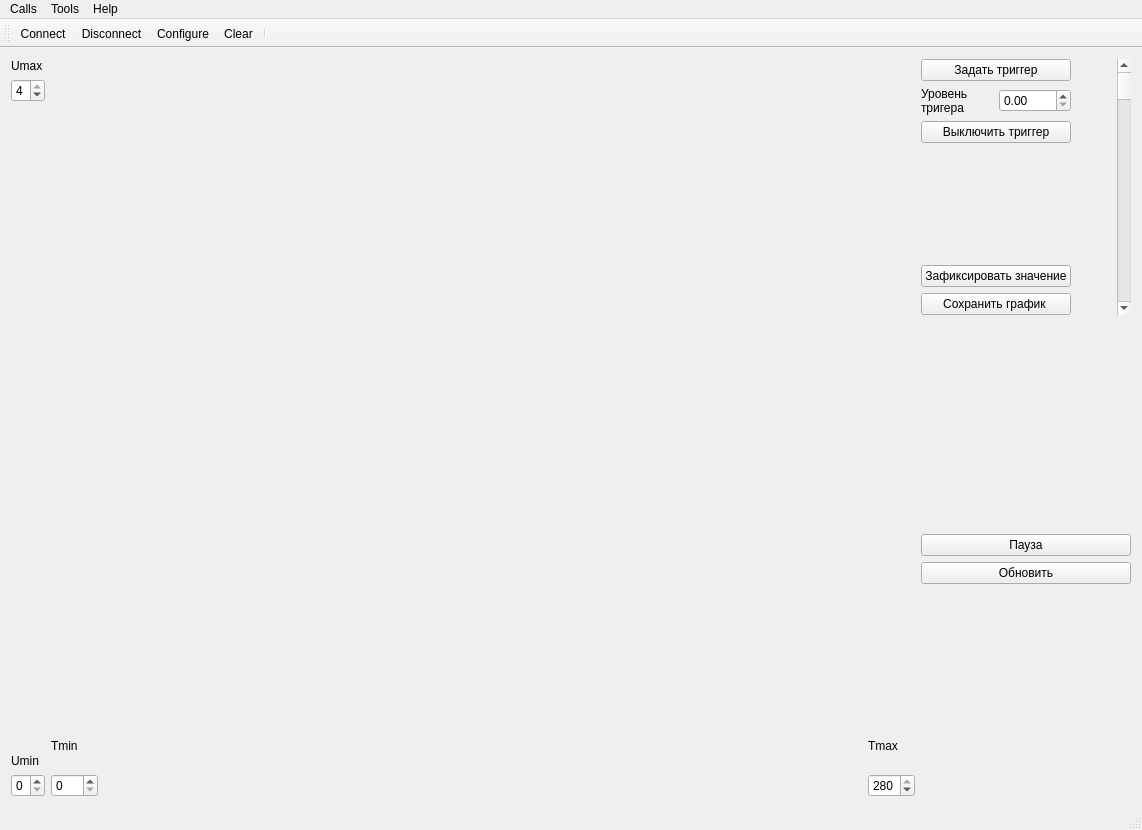
<?xml version="1.0" encoding="UTF-8"?>
<ui version="4.0">
 <class>MainWindow</class>
 <widget class="QMainWindow" name="MainWindow">
  <property name="geometry">
   <rect>
    <x>0</x>
    <y>0</y>
    <width>1142</width>
    <height>830</height>
   </rect>
  </property>
  <property name="minimumSize">
   <size>
    <width>1142</width>
    <height>0</height>
   </size>
  </property>
  <property name="maximumSize">
   <size>
    <width>1496</width>
    <height>1053</height>
   </size>
  </property>
  <property name="windowTitle">
   <string>Simple oscilloscope  </string>
  </property>
  <widget class="QWidget" name="centralWidget">
   <layout class="QHBoxLayout" name="horizontalLayout_4">
    <item>
     <layout class="QVBoxLayout" name="verticalLayout_3">
      <item>
       <widget class="QLabel" name="label_5">
        <property name="text">
         <string>Umax</string>
        </property>
       </widget>
      </item>
      <item>
       <widget class="QSpinBox" name="spinBox_Umax">
        <property name="maximum">
         <number>4</number>
        </property>
        <property name="singleStep">
         <number>0</number>
        </property>
        <property name="value">
         <number>4</number>
        </property>
       </widget>
      </item>
      <item>
       <spacer name="verticalSpacer">
        <property name="orientation">
         <enum>Qt::Vertical</enum>
        </property>
        <property name="sizeHint" stdset="0">
         <size>
          <width>20</width>
          <height>238</height>
         </size>
        </property>
       </spacer>
      </item>
      <item>
       <widget class="QLabel" name="label_4">
        <property name="text">
         <string>Umin</string>
        </property>
       </widget>
      </item>
      <item>
       <widget class="QSpinBox" name="spinBox_Umin">
        <property name="maximum">
         <number>4</number>
        </property>
       </widget>
      </item>
     </layout>
    </item>
    <item>
     <layout class="QVBoxLayout" name="verticalLayout_4">
      <item>
       <widget class="QwtPlot" name="qwtPlot">
        <property name="minimumSize">
         <size>
          <width>820</width>
          <height>659</height>
         </size>
        </property>
       </widget>
      </item>
      <item>
       <layout class="QHBoxLayout" name="horizontalLayout">
        <item>
         <layout class="QVBoxLayout" name="verticalLayout">
          <item>
           <widget class="QLabel" name="label_2">
            <property name="text">
             <string>Tmin</string>
            </property>
           </widget>
          </item>
          <item>
           <widget class="QSpinBox" name="spinBox_Tmin">
            <property name="maximum">
             <number>200</number>
            </property>
           </widget>
          </item>
         </layout>
        </item>
        <item>
         <spacer name="horizontalSpacer">
          <property name="orientation">
           <enum>Qt::Horizontal</enum>
          </property>
          <property name="sizeHint" stdset="0">
           <size>
            <width>368</width>
            <height>20</height>
           </size>
          </property>
         </spacer>
        </item>
        <item>
         <layout class="QVBoxLayout" name="verticalLayout_2">
          <item>
           <widget class="QLabel" name="label_3">
            <property name="text">
             <string>Tmax</string>
            </property>
           </widget>
          </item>
          <item>
           <widget class="QSpinBox" name="spinBox_Tmax">
            <property name="maximum">
             <number>280</number>
            </property>
            <property name="value">
             <number>280</number>
            </property>
           </widget>
          </item>
         </layout>
        </item>
       </layout>
      </item>
     </layout>
    </item>
    <item>
     <layout class="QVBoxLayout" name="verticalLayout_7">
      <item>
       <layout class="QHBoxLayout" name="horizontalLayout_3">
        <item>
         <layout class="QVBoxLayout" name="verticalLayout_6">
          <item>
           <widget class="QPushButton" name="set_trigger">
            <property name="text">
             <string>Задать триггер</string>
            </property>
           </widget>
          </item>
          <item>
           <layout class="QHBoxLayout" name="horizontalLayout_2">
            <item>
             <widget class="QLabel" name="label">
              <property name="text">
               <string>Уровень 
тригера</string>
              </property>
              <property name="textFormat">
               <enum>Qt::AutoText</enum>
              </property>
              <property name="scaledContents">
               <bool>false</bool>
              </property>
             </widget>
            </item>
            <item>
             <widget class="QDoubleSpinBox" name="doubleSpinBox"/>
            </item>
           </layout>
          </item>
          <item>
           <widget class="QPushButton" name="delete_trigger">
            <property name="text">
             <string>Выключить триггер</string>
            </property>
           </widget>
          </item>
          <item>
           <spacer name="verticalSpacer_4">
            <property name="orientation">
             <enum>Qt::Vertical</enum>
            </property>
            <property name="sizeHint" stdset="0">
             <size>
              <width>38</width>
              <height>68</height>
             </size>
            </property>
           </spacer>
          </item>
          <item>
           <spacer name="verticalSpacer_3">
            <property name="orientation">
             <enum>Qt::Vertical</enum>
            </property>
            <property name="sizeHint" stdset="0">
             <size>
              <width>20</width>
              <height>48</height>
             </size>
            </property>
           </spacer>
          </item>
          <item>
           <widget class="QPushButton" name="stop_plot">
            <property name="text">
             <string>Зафиксировать значение</string>
            </property>
           </widget>
          </item>
          <item>
           <widget class="QPushButton" name="save_plot_in_jpeg">
            <property name="text">
             <string>Сохранить график </string>
            </property>
            <property name="checkable">
             <bool>false</bool>
            </property>
            <property name="flat">
             <bool>false</bool>
            </property>
           </widget>
          </item>
         </layout>
        </item>
        <item>
         <spacer name="horizontalSpacer_2">
          <property name="orientation">
           <enum>Qt::Horizontal</enum>
          </property>
          <property name="sizeType">
           <enum>QSizePolicy::Fixed</enum>
          </property>
          <property name="sizeHint" stdset="0">
           <size>
            <width>40</width>
            <height>20</height>
           </size>
          </property>
         </spacer>
        </item>
        <item>
         <layout class="QVBoxLayout" name="verticalLayout_5">
          <item>
           <widget class="QScrollBar" name="verticalScrollBar">
            <property name="orientation">
             <enum>Qt::Vertical</enum>
            </property>
           </widget>
          </item>
         </layout>
        </item>
       </layout>
      </item>
      <item>
       <spacer name="verticalSpacer_5">
        <property name="orientation">
         <enum>Qt::Vertical</enum>
        </property>
        <property name="sizeHint" stdset="0">
         <size>
          <width>20</width>
          <height>40</height>
         </size>
        </property>
       </spacer>
      </item>
      <item>
       <widget class="QPushButton" name="button_pause">
        <property name="text">
         <string>Пауза</string>
        </property>
       </widget>
      </item>
      <item>
       <widget class="QPushButton" name="button_udate">
        <property name="text">
         <string>Обновить</string>
        </property>
       </widget>
      </item>
      <item>
       <spacer name="verticalSpacer_6">
        <property name="orientation">
         <enum>Qt::Vertical</enum>
        </property>
        <property name="sizeHint" stdset="0">
         <size>
          <width>20</width>
          <height>40</height>
         </size>
        </property>
       </spacer>
      </item>
     </layout>
    </item>
   </layout>
  </widget>
  <widget class="QMenuBar" name="menuBar">
   <property name="geometry">
    <rect>
     <x>0</x>
     <y>0</y>
     <width>1142</width>
     <height>26</height>
    </rect>
   </property>
   <widget class="QMenu" name="menuCalls">
    <property name="title">
     <string>Calls</string>
    </property>
    <addaction name="actionConnect"/>
    <addaction name="actionDisconnect"/>
    <addaction name="separator"/>
    <addaction name="actionQuit"/>
   </widget>
   <widget class="QMenu" name="menuTools">
    <property name="title">
     <string>Tools</string>
    </property>
    <addaction name="actionConfigure"/>
    <addaction name="actionClear"/>
   </widget>
   <widget class="QMenu" name="menuHelp">
    <property name="title">
     <string>Help</string>
    </property>
    <addaction name="actionAbout"/>
    <addaction name="actionAboutQt"/>
   </widget>
   <addaction name="menuCalls"/>
   <addaction name="menuTools"/>
   <addaction name="menuHelp"/>
  </widget>
  <widget class="QToolBar" name="mainToolBar">
   <attribute name="toolBarArea">
    <enum>TopToolBarArea</enum>
   </attribute>
   <attribute name="toolBarBreak">
    <bool>false</bool>
   </attribute>
   <addaction name="actionConnect"/>
   <addaction name="actionDisconnect"/>
   <addaction name="actionConfigure"/>
   <addaction name="actionClear"/>
   <addaction name="separator"/>
  </widget>
  <widget class="QStatusBar" name="statusBar"/>
  <action name="actionAbout">
   <property name="text">
    <string>&amp;About</string>
   </property>
   <property name="toolTip">
    <string>About program</string>
   </property>
   <property name="shortcut">
    <string>Alt+A</string>
   </property>
  </action>
  <action name="actionAboutQt">
   <property name="text">
    <string>About Qt</string>
   </property>
  </action>
  <action name="actionConnect">
   <property name="icon">
    <iconset resource="terminal.qrc">
     <normaloff>:/images/connect.png</normaloff>:/images/connect.png</iconset>
   </property>
   <property name="text">
    <string>C&amp;onnect</string>
   </property>
   <property name="toolTip">
    <string>Connect to serial port</string>
   </property>
   <property name="shortcut">
    <string>Ctrl+O</string>
   </property>
  </action>
  <action name="actionDisconnect">
   <property name="icon">
    <iconset resource="terminal.qrc">
     <normaloff>:/images/disconnect.png</normaloff>:/images/disconnect.png</iconset>
   </property>
   <property name="text">
    <string>&amp;Disconnect</string>
   </property>
   <property name="toolTip">
    <string>Disconnect from serial port</string>
   </property>
   <property name="shortcut">
    <string>Ctrl+D</string>
   </property>
  </action>
  <action name="actionConfigure">
   <property name="icon">
    <iconset resource="terminal.qrc">
     <normaloff>:/images/settings.png</normaloff>:/images/settings.png</iconset>
   </property>
   <property name="text">
    <string>&amp;Configure</string>
   </property>
   <property name="toolTip">
    <string>Configure serial port</string>
   </property>
   <property name="shortcut">
    <string>Alt+C</string>
   </property>
  </action>
  <action name="actionClear">
   <property name="icon">
    <iconset resource="terminal.qrc">
     <normaloff>:/images/clear.png</normaloff>:/images/clear.png</iconset>
   </property>
   <property name="text">
    <string>C&amp;lear</string>
   </property>
   <property name="toolTip">
    <string>Clear data</string>
   </property>
   <property name="shortcut">
    <string>Alt+L</string>
   </property>
  </action>
  <action name="actionQuit">
   <property name="enabled">
    <bool>false</bool>
   </property>
   <property name="icon">
    <iconset resource="terminal.qrc">
     <normaloff>:/images/application-exit.png</normaloff>:/images/application-exit.png</iconset>
   </property>
   <property name="text">
    <string>&amp;Quit</string>
   </property>
   <property name="shortcut">
    <string>Ctrl+Q</string>
   </property>
  </action>
 </widget>
 <layoutdefault spacing="6" margin="11"/>
 <customwidgets>
  <customwidget>
   <class>QwtPlot</class>
   <extends>QFrame</extends>
   <header>qwt_plot.h</header>
   <container>1</container>
  </customwidget>
 </customwidgets>
 <resources>
  <include location="terminal.qrc"/>
 </resources>
 <connections/>
</ui>
